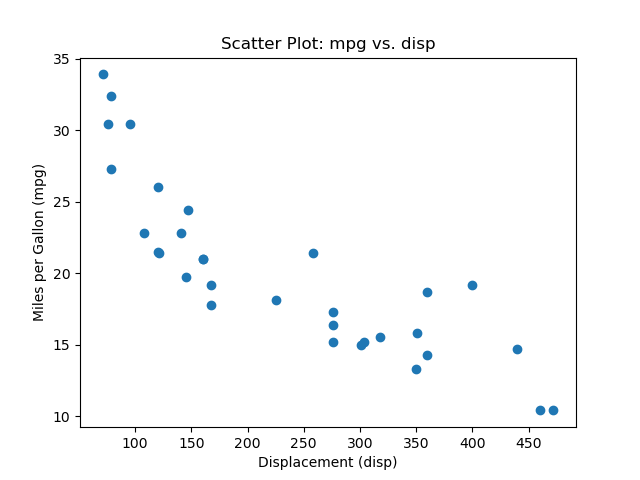

Generate this figure with Python:
import pandas as pd
import matplotlib.pyplot as plt

# Read the CSV file into a pandas DataFrame
cars_data = pd.read_csv('carsMod.csv')

# Extract the relevant columns
mpg = cars_data['mpg']
disp = cars_data['disp']

# Create a scatter plot
plt.scatter(disp, mpg)

# Add labels and title
plt.xlabel('Displacement (disp)')
plt.ylabel('Miles per Gallon (mpg)')
plt.title('Scatter Plot: mpg vs. disp')

# Show the plot
plt.show()
